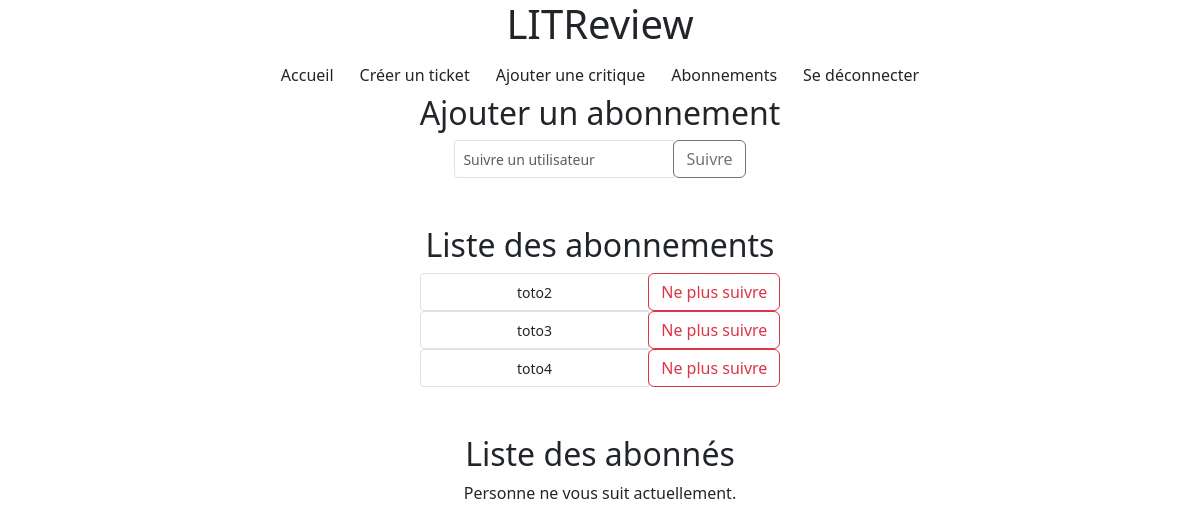
The page /user/follow/ (signed in) on the database as committed earlier.
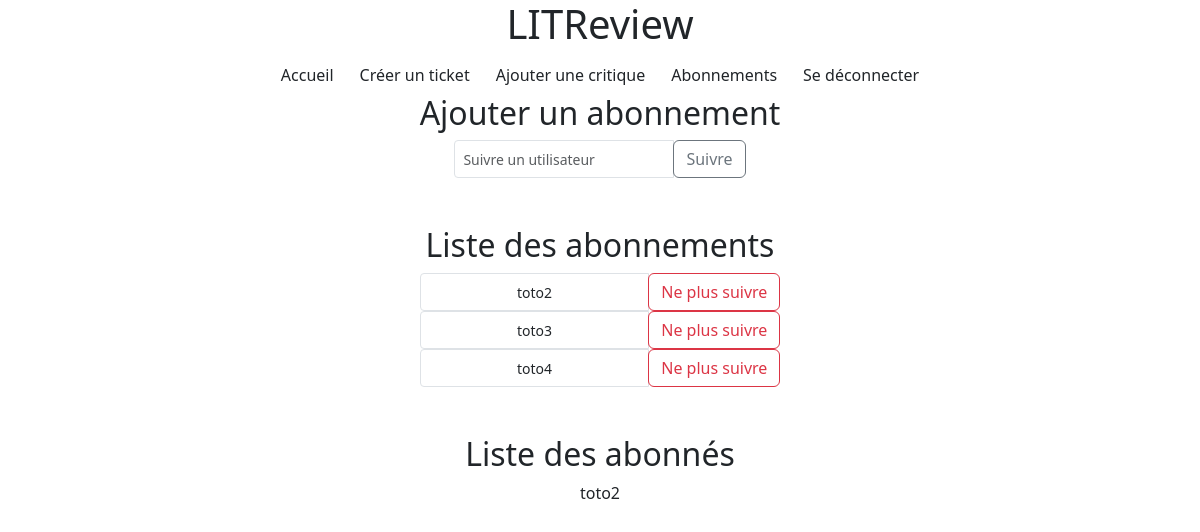
The same page on the database as committed later.
### authentication/models.py (models this page shows)
class UserFollows(models.Model):
    user = models.ForeignKey(to=settings.AUTH_USER_MODEL, on_delete=models.CASCADE, related_name='following')
    followed_user = models.ForeignKey(to=settings.AUTH_USER_MODEL, on_delete=models.CASCADE, related_name='followed_by')
    objects = models.Manager()
    class Meta:
        unique_together = ('user', 'followed_user')

### authentication/views.py (the view, shortened to what this page needs)
# urls.py: path('user/follow/', authentication.views.follow_user, name='follow_user'),
@login_required
def follow_user(request):
    followed_user_list = request.user.following.all()
    followed_by_user_list = request.user.followed_by.all()
    context = {
        'followed_user_list': followed_user_list,
        'followed_by_user_list': followed_by_user_list
    }
    return render(request, 'authentication/manage_follow.html', context)

### authentication/templates/authentication/manage_follow.html (shortened to what this page needs)
{% extends 'base.html' %}
{% block content %}
    <div class="d-flex justify-content-center">
        <h2>Ajouter un abonnement</h2>
    </div>
    <div class="d-flex justify-content-center mb-5">
        <form method="post">
            <div class="d-flex flex-raw justify-content-center input-group input-group-sm">
                <input class="form-control" name="user_to_follow" type="text" placeholder="Suivre un utilisateur">
                <div class="input-group-append">
                    <button class="btn btn-outline-secondary" type="submit" >Suivre</button>
                </div>
            </div>
        </form>
    </div>
    <div class="d-flex justify-content-center">
        <h2>Liste des abonnements</h2>
    </div>
    <div class="d-flex flex-column justify-content-center mr-auto ml-auto">
        {% if followed_user_list|length > 0 %}
            {% for user in followed_user_list %}
                <div class="d-flex flex-raw justify-content-center input-group input-group-sm ">
                    <div class="form-control d-flex flex-raw justify-content-center">
                        <span class="mt-1">{{ user.followed_user.username }}</span>
                    </div>
                    <div class="input-group-append">
                        <a href="{% url 'unfollow_user' user.followed_user.id %}">
                            <button class="btn btn-outline-danger" type="button">
                                Ne plus suivre
                            </button>
                        </a>
                    </div>
                </div>
            {% endfor %}
        {% else %}
            <div class="d-flex flex-raw justify-content-center">
                <div>
                    <p>Vous ne suivez personne actuellement.</p>
                </div>
            </div>
        {% endif %}
    </div>
    <div class="d-flex justify-content-center mt-5">
        <h2>Liste des abonnés</h2>
    </div>
    <div class="d-flex flex-column justify-content-center">
        {% if followed_by_user_list|length > 0 %}
            {% for user in followed_by_user_list %}
                <div class="d-flex flex-raw justify-content-center">
                    <div>
                        <p>{{ user.user.username }}</p>
                    </div>
                </div>
            {% endfor %}
        {% else %}
            <div class="d-flex flex-raw justify-content-center">
                <div>
                    <p>Personne ne vous suit actuellement.</p>
                </div>
            </div>
        {% endif %}
    </div>
{% endblock content %}

Rows that differ between the two databases and show on the page:
added UserFollows: user.username "toto2", shown under "Liste des abonnés"
Other text that changed with them:
text no longer shown: "Personne ne vous suit actuellement."
